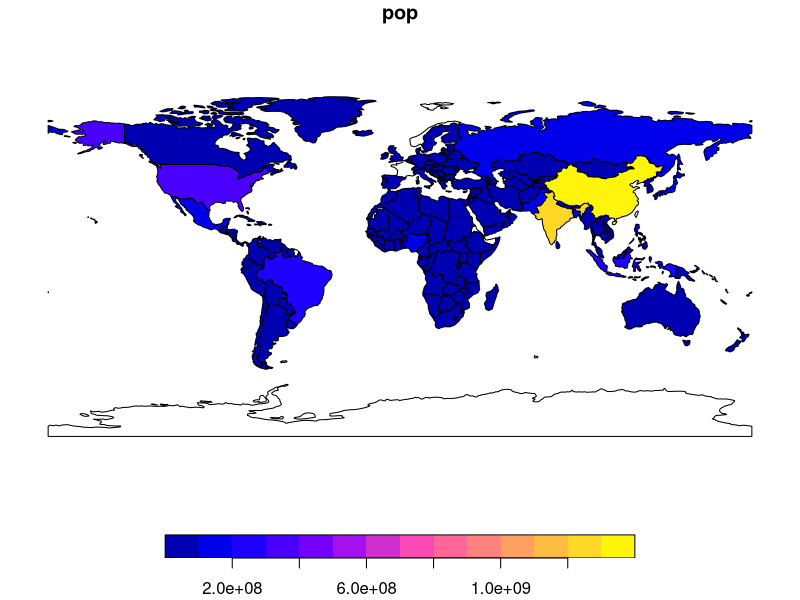
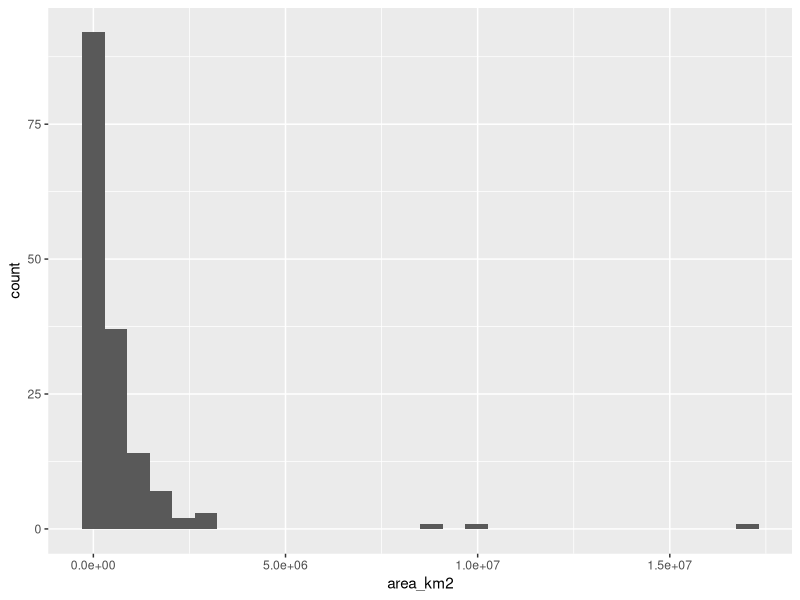
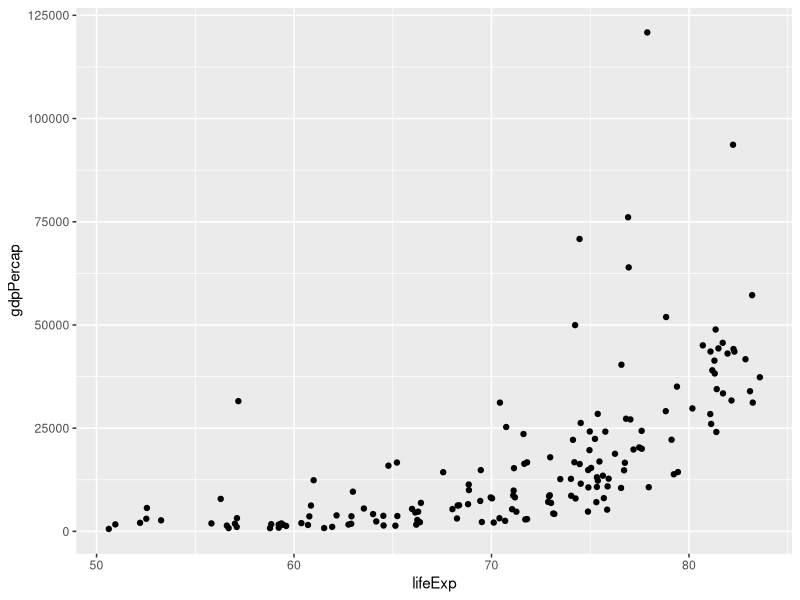

The R script that drew these images, in order:
## ---- chunk 1
knitr::opts_chunk$set(echo = TRUE)
library(sf)
library(raster)
library(spData)
library(dplyr)
library(ggplot2)
## ---- chunk 2
world %>% 
  select(pop)%>%
  plot()

## ---- chunk 3
world %>%
  select(pop,name_long)%>%
  arrange(pop) -> posortowane
head(posortowane,1)
## ---- chunk 4
world1=subset(world,continent == 'Asia')
nrow(world1)

## ---- chunk 5
worldSlov<- world %>%
filter(type == "Sovereign country")
ggplot(worldSlov, aes(x = area_km2)) +
geom_histogram()

## ---- chunk 6

ggplot(world, aes(x = lifeExp, y = gdpPercap)) +
geom_point()
